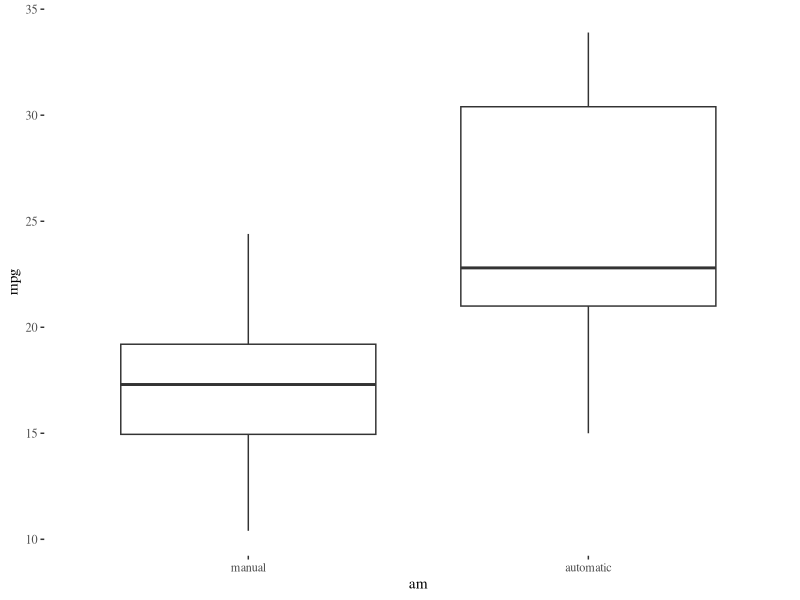
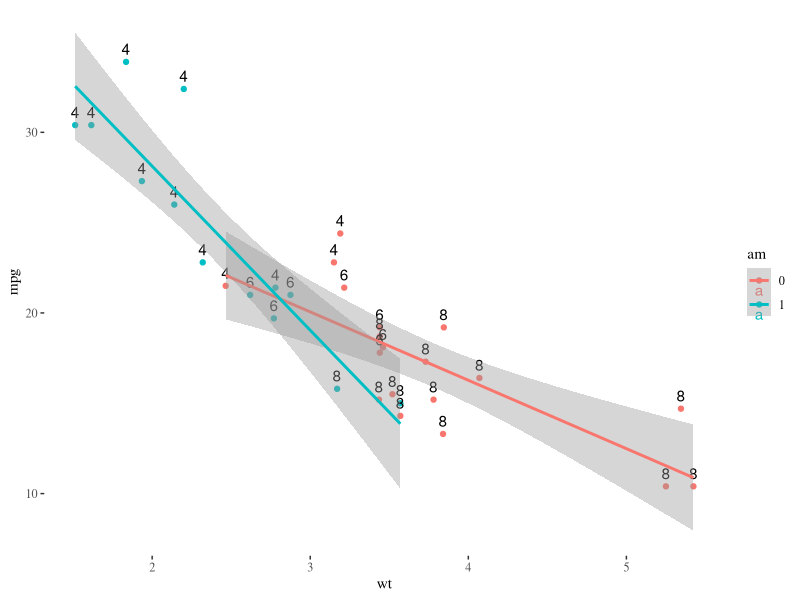
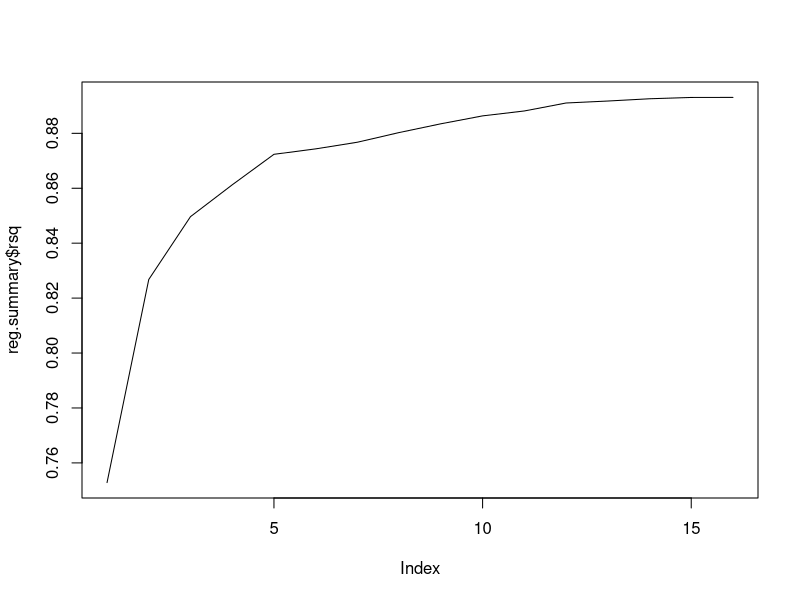
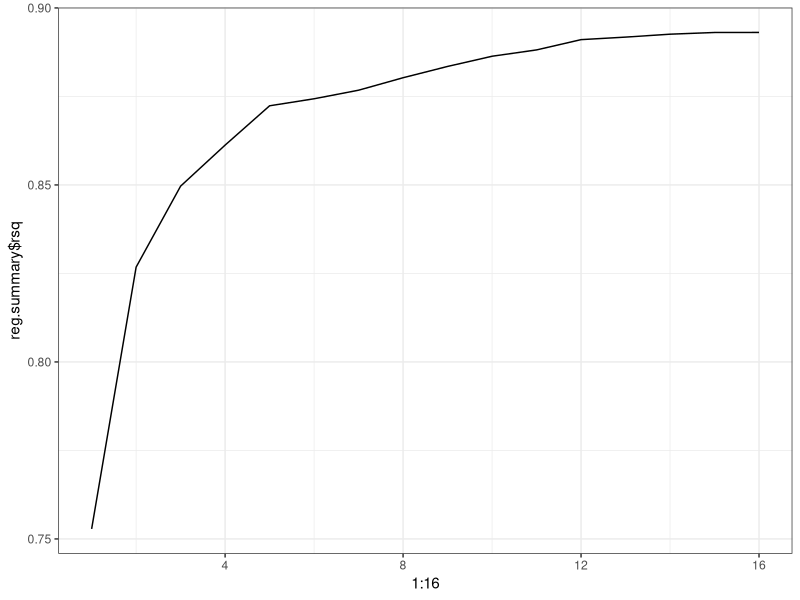
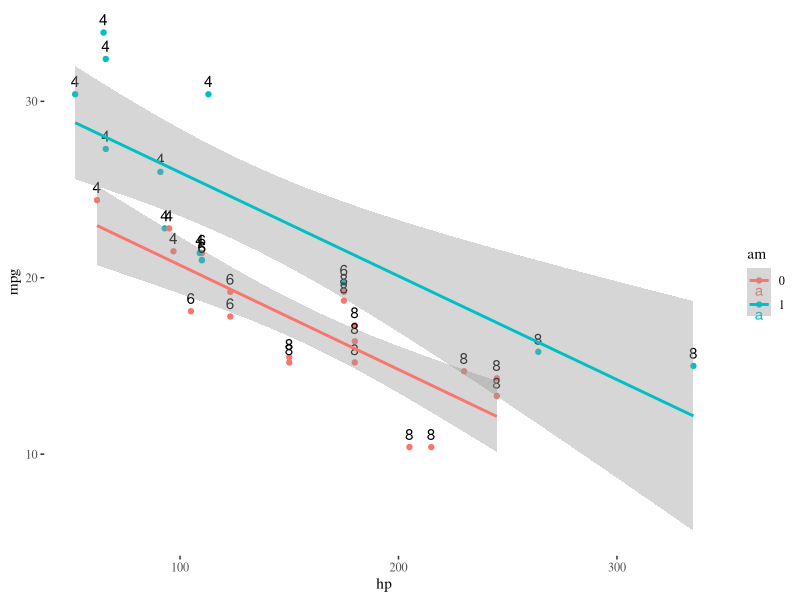
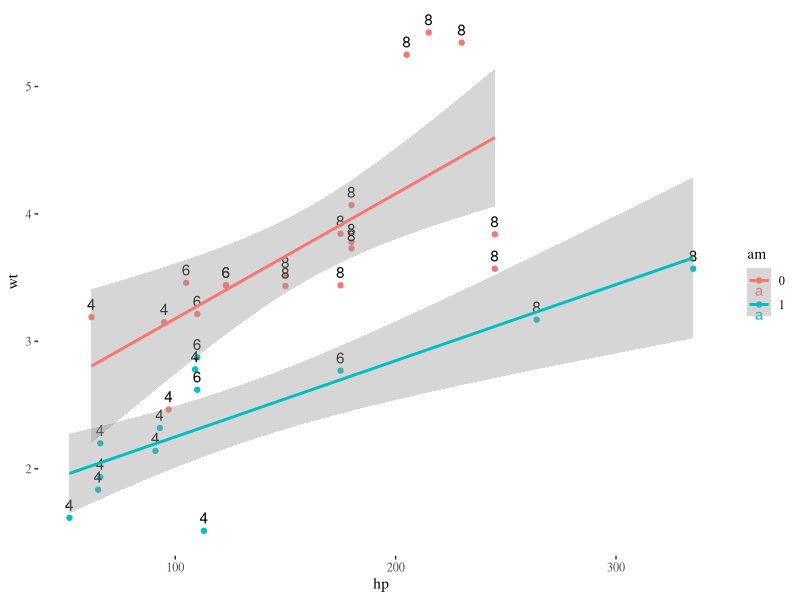
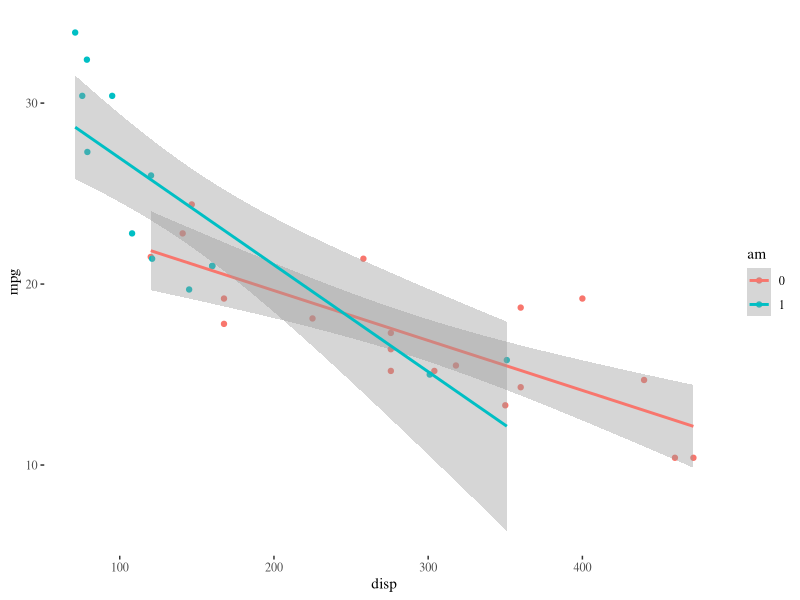
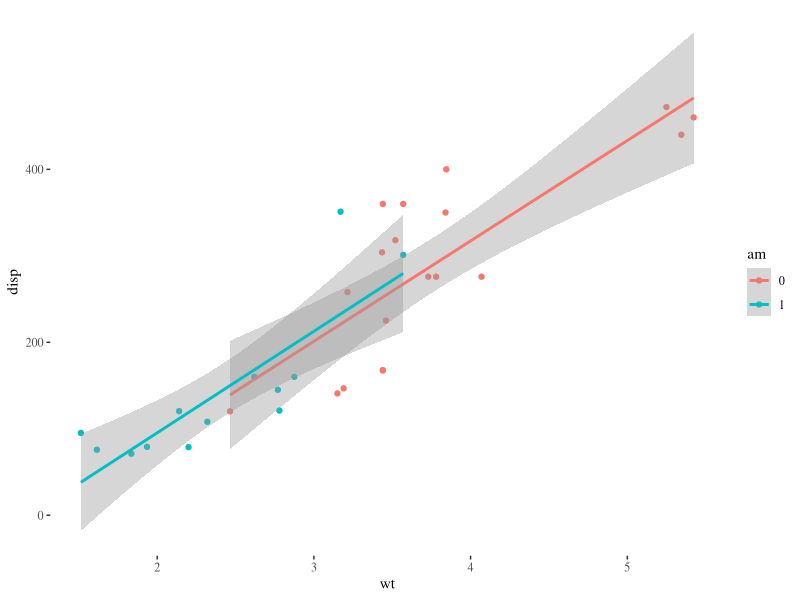

Write R code to recreate these figures, in order.
## ---- chunk 1
require('ggplot2')
require('data.table')
require('ggthemes')
require(leaps)
cs.dt <- data.table(mtcars)
cs.dt$am <- as.factor(cs.dt$am)
cs.dt$cyl <- as.factor(cs.dt$cyl)
cs.dt$gear <- as.factor(cs.dt$gear)
cs.dt$vs <- as.factor(cs.dt$vs)
cs.dt$carb <- as.factor(cs.dt$carb)
## ---- chunk 2

ggplot(cs.dt, aes(am, mpg)) + geom_boxplot() + theme_tufte() +
            scale_x_discrete(labels=c("manual", "automatic"))
## ---- chunk 3

ggplot(cs.dt, aes(wt, mpg, colour=am)) + geom_point() + theme_tufte() +
    geom_text(aes(label=cyl, colour=NULL), vjust=-0.6) +
        geom_smooth(method='lm')
## ---- chunk 4
nvmax <- 16
regfit <- regsubsets(mpg~. ,cs.dt, nvmax =nvmax)

reg.summary <- summary(regfit)
reg.summary
names(summary(regfit))
reg.summary$rsq
reg.summary$which

plot(reg.summary$rsq, type='l')

ggplot(data=NULL, aes(x=1:16, y=reg.summary$rsq)) + geom_line() +
    theme_bw()

## plot(regfit.full ,scale ="r2")
## plot(regfit.full , scale ="adjr2") ## plot(regfit.full, scale ="Cp")

fit.full <- lm(mpg~., data=cs.dt)
summary(fit.full)
fit.wt <- lm(mpg~wt*am, data=cs.dt)
summary(fit.wt)
fit.hp <- lm(mpg~hp*am, data=cs.dt)
summary(fit.hp)
fit.wthp <- lm(mpg~(hp+wt)*am, data=cs.dt)
summary(fit.wthp)
summary(fit.full)$coef
## ---- chunk 5

ggplot(cs.dt, aes(hp, mpg, colour=am)) +
    geom_point() +
        geom_text(aes(label=cyl, colour=NULL), vjust=-0.6) +
        theme_tufte() +
            geom_smooth(method='lm')

ggplot(cs.dt, aes(hp, wt, colour=am)) +
    geom_point() +
        geom_text(aes(label=cyl, colour=NULL), vjust=-0.6) +
        theme_tufte() +
            geom_smooth(method='lm')


ggplot(cs.dt, aes(disp, mpg, colour=am)) +
    geom_point() +
        theme_tufte() +
            geom_smooth(method='lm')

ggplot(cs.dt, aes(wt, disp, colour=am)) +
    geom_point() +
        theme_tufte() +
            geom_smooth(method='lm')


## ---- chunk 6
fit.wt <- lm(mpg ~ wt*am, data=cs.dt)
summary(fit.wt)
fit.hp <- lm(mpg ~ hp*am, data=cs.dt)
summary(fit.hp)
fit.hpwt <- lm(mpg ~ (hp+wt)*am, data=cs.dt)
summary(fit.hpwt)



fit2 <- lm(mpg ~ wt+hp, data=cs.dt)
summary(fit2)


fit1 <- lm(mpg ~ wt, data=cs.dt)
fit <- lm(mpg ~ ., data=cs.dt)
summary(fit)
## ---- chunk 7
wt.max <- max(cs.dt[am==1, wt])
wt.min <- min(cs.dt[am==0, wt])
wt.min
cs.dt.res <- cs.dt[wt>=wt.min & wt<=wt.max]
ggplot(cs.dt.res, aes(wt, mpg, colour=am)) +
    geom_point() +
        theme_tufte() +
            geom_smooth(method='lm')

ggplot(cs.dt.res, aes(am, mpg, colour=am)) +
    geom_boxplot() +
        theme_tufte() 


## ---- chunk 8

pairs(cs.dt[,.(mpg,cyl, disp, hp, drat, wt, qsec, vs, am, gear, carb)], panel = panel.smooth)
## ---- chunk 9
library(ggplot2)
qplot(Sepal.Length, Petal.Length, data = iris, color = Species)
## ---- chunk 10
qplot(wt, mpg, data=mtcars, colour=factor(cyl))
## ---- chunk 11
qplot(factor(cyl), mpg, data = mtcars, geom = "boxplot")
## ---- chunk 12
library(xtable)
options(xtable.comment = FALSE)
options(xtable.booktabs = TRUE)
xtable(head(mtcars[,1:6]), caption = "First rows of mtcars")
